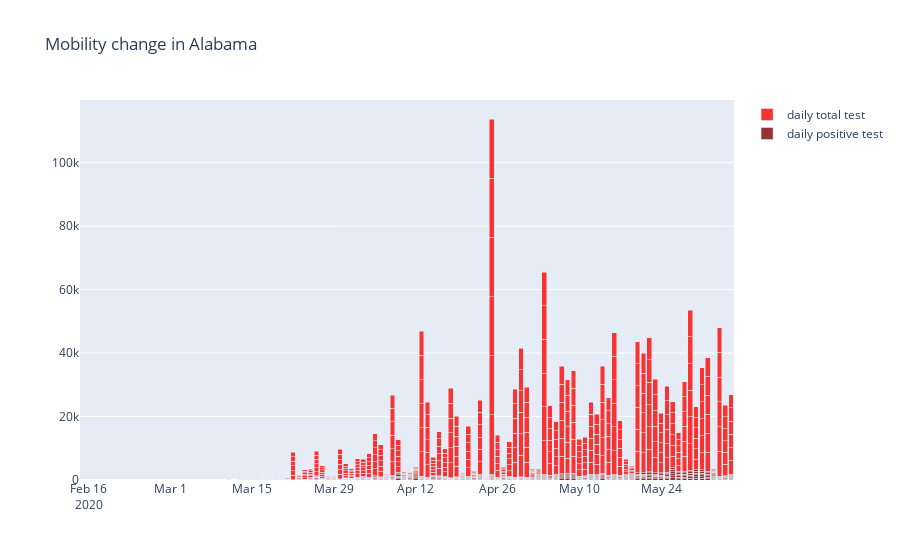

Notebook cell for this chart:
### Code cell
animals=['giraffes', 'orangutans', 'monkeys']

fig = go.Figure(data=[
    go.Bar(name='daily positive test', x=alabama_only['date'],
                          y=alabama_only['positiveIncrease'],
                          marker_color='rgb(150, 50, 50)'),
    go.Bar(name='daily total test', x=alabama_only['date'],
                          y=alabama_only['totalTestResultsIncrease'],    
                          marker_color='rgb(250, 50, 50)'),
   # go.bar(name='percent change', x=alabama_only['date'], y=alabama_only['daily_positive_percent'])
])
# Change the bar mode
fig.update_layout(barmode='stack', title='Mobility change in Alabama')

fig.show()

### Figure 1 — Plotly figure (JSON) as saved in the notebook; plotly's stock layout.template omitted (floating-point values rounded to 4 significant figures; data arrays with more than 128 entries replaced by an {"elided": "..."} marker saying what was removed)
{"data": [{"marker": {"color": "rgb(150, 50, 50)"}, "name": "daily positive test", "type": "bar", "x": {"elided": "672 str values"}, "y": {"elided": "672 int values"}}, {"marker": {"color": "rgb(250, 50, 50)"}, "name": "daily total test", "type": "bar", "x": {"elided": "672 str values"}, "y": {"elided": "672 int values"}}], "layout": {"barmode": "stack", "title": {"text": "Mobility change in Alabama"}}}
